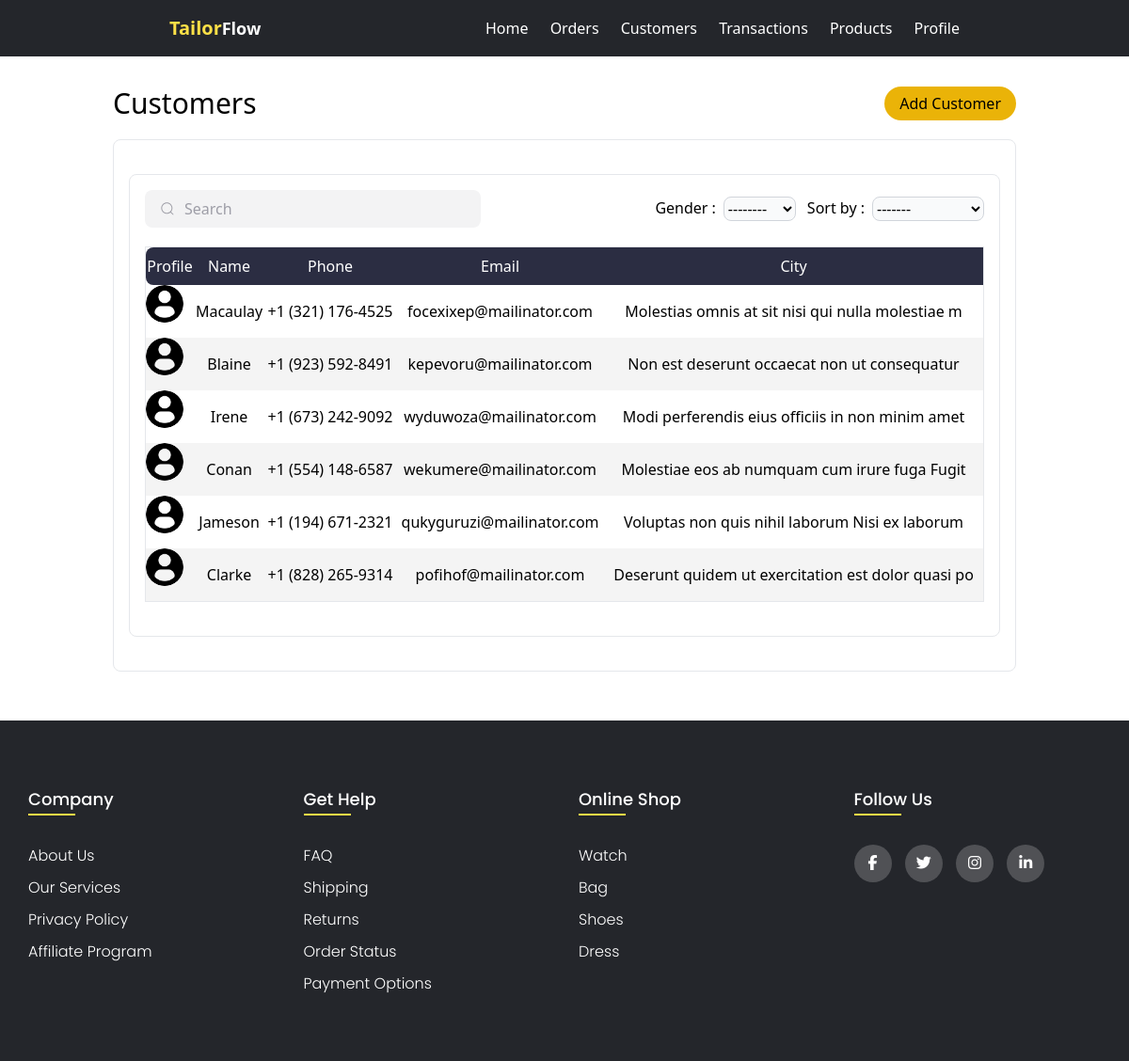
The app's page /select-customer/ (signed in) with its own data.
### apps/customers/models.py (models this page shows, shortened)
class Customer(models.Model):
    gender_choices = [
        ('M',"Male"),
        ('F',"Female"),
    ]
    tailor = models.ForeignKey(TailorUser,on_delete=models.CASCADE,blank=True)
    first_name = models.CharField(max_length=100,blank=False)
    last_name = models.CharField(max_length = 100)
    email = models.EmailField(blank=False)
    gender = models.CharField(max_length=1,choices=gender_choices)
    city = models.CharField(max_length=50,blank=False)
    phone = models.CharField(max_length=20,blank=False)
    profile = models.ImageField(blank=True,null=True,upload_to='profile/',default='default/profile-user.png')
    created_at = models.DateTimeField(auto_now_add=True)

### apps/orders/views.py (the view)
# urls.py: path('select-customer/',views.select_customer,name='select-customer'),
@login_required
def select_customer(request):
    customers = Customer.objects.filter(tailor=request.user)
    return render(request,'orders/select_customer.html',context={'customers':customers})

### apps/orders/templates/orders/select_customer.html (shortened to what this page needs)
{%extends 'base.html'%}
{%load static%}
{%block stylesheet%}
    <link rel="stylesheet" href="{%static 'css/customers.css'%}">
{%endblock stylesheet%}
{%block content%}
<form action="" method="post" id="form">
<section class="customer-section">
    <div class="customer-content max-w-5xl mx-auto sm:p-8 p-4">
      <div class=" flex justify-between ">
        <h1 class=" text-xl sm:text-3xl font-medium">Customers</h1>
        <button class=" sm:px-4 px-2 rounded-full bg-yellow-500 text-black font-medium">
          <a href="{%url 'new-customer'%}?next=select-products">Add Customer</a>
        </button>
      </div>
      <div class="border rounded-lg h-fit sm:p-4 p-2 my-5">
        <div class="border rounded-lg h-fit sm:p-4 p-2 my-5 gap-3">
          <div class="searchbar-filters flex gap-3 flex-wrap w-full justify-between items-center">
            <div class="group">
              <input oninput="filterCustomers()" placeholder="Search" type="search" class="input search-input">
            </div>
            <div class="flex gap-3">
              <span class=" gap-2 flex flex-wrap">
                <label for="gender">Gender :</label>
                <select onchange="filterCustomers()" name="gender" id="gender">
                  <option value="D">--------</option>
                </select>
             </span>
             <span class=" gap-2 flex flex-wrap" >
                <label for="sortby">Sort by :</label>
                <select onchange="filterCustomers()" name="sortby" id="sortby">
                  <option value="D">-------</option>
                </select>
             </span>
            </div>
          </div>
          <table class=" w-full text-center border my-5 rounded-3xl ">
            <thead class=" bg-[#2b2d42] text-white ">
              <tr class="">
                <td class=" rounded-l-lg">Profile</td>
                <td>Name</td>
                <td>Phone</td>
                <td>Email</td>
                <td>City</td>
              </tr>
            </thead>
            <tbody class="">
              {% for customer in customers%}
                    <tr class=" hover:cursor-pointer tr">
                        <td class=" flex justify-center items-center h-14"><a style="padding:inherit" class="block w-full h-full"  href="{%url 'select-products' customer.id%}"><img class=" h-10 w-10 rounded-full" src={{customer.profile.url}} alt=""></a></td>
                        <td><a style="padding:inherit" class="block w-full h-full"  href="{%url 'select-products' customer.id%}">{{customer.first_name}}</a></td>
                        <td><a style="padding:inherit" class="block w-full h-full"  href="{%url 'select-products' customer.id%}">{{customer.phone}}</a></td>
                        <td><a style="padding:inherit" class="block w-full h-full"  href="{%url 'select-products' customer.id%}">{{customer.email}}</a></td>
                        <td><a style="padding:inherit" class="block w-full h-full"  href="{%url 'select-products' customer.id%}">{{customer.city}}</a></td>
                    </tr>
              {%endfor%}
            </tbody>
          </table>
      </div>
    </div>
  </section>
</form>
{%endblock content%}

### apps/customers/static/css/customers.css (style rules this page uses)
.group { display: flex; line-height: 28px; align-items: center; position: relative; min-width: 190px; width: 40%; }
.input { width: 100%; height: 40px; line-height: 28px; padding: 0 1rem; padding-left: 2.5rem; border: 2px solid transparent; border-radius: 8px; outline: none; background-color: #f3f3f4; color: #0d0c22; transition: .3s ease; }
.input::placeholder { color: #9e9ea7; }
.icon { position: absolute; left: 1rem; fill: #9e9ea7; width: 1rem; height: 1rem; }
table tbody tr:nth-child(even) { background-color: #0000000b; }
table thead tr { height: 2.5rem; }
table tbody tr { height: 3.5rem; }
select { background-color: rgb(249 250 251); border-radius: 0.5rem; border: 1px solid rgb(209 213 219); }

### static/css/base.css (style rules this page uses)
* { margin:0; padding:0; box-sizing: border-box; }

### records on screen
Customer: profile (picture), first_name "Macaulay", phone "+1 (321) 176-4525", email "focexixep@mailinator.com", city "Molestias omnis at sit nisi qui nulla molestiae m"
Customer: profile (picture), first_name "Blaine", phone "+1 (923) 592-8491", email "kepevoru@mailinator.com", city "Non est deserunt occaecat non ut consequatur"
Customer: profile (picture), first_name "Irene", phone "+1 (673) 242-9092", email "wyduwoza@mailinator.com", city "Modi perferendis eius officiis in non minim amet"
Customer: profile (picture), first_name "Conan", phone "+1 (554) 148-6587", email "wekumere@mailinator.com", city "Molestiae eos ab numquam cum irure fuga Fugit"
Customer: profile (picture), first_name "Jameson", phone "+1 (194) 671-2321", email "qukyguruzi@mailinator.com", city "Voluptas non quis nihil laborum Nisi ex laborum"
Customer: profile (picture), first_name "Clarke", phone "+1 (828) 265-9314", email "pofihof@mailinator.com", city "Deserunt quidem ut exercitation est dolor quasi po"
